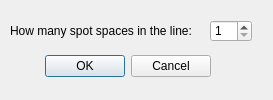
<?xml version="1.0" encoding="UTF-8"?>
<ui version="4.0">
 <class>spotscountDialog</class>
 <widget class="QDialog" name="spotscountDialog">
  <property name="geometry">
   <rect>
    <x>0</x>
    <y>0</y>
    <width>273</width>
    <height>100</height>
   </rect>
  </property>
  <property name="windowTitle">
   <string>Dialog</string>
  </property>
  <widget class="QDialogButtonBox" name="buttonBox">
   <property name="geometry">
    <rect>
     <x>30</x>
     <y>50</y>
     <width>181</width>
     <height>32</height>
    </rect>
   </property>
   <property name="layoutDirection">
    <enum>Qt::LeftToRight</enum>
   </property>
   <property name="autoFillBackground">
    <bool>false</bool>
   </property>
   <property name="orientation">
    <enum>Qt::Horizontal</enum>
   </property>
   <property name="standardButtons">
    <set>QDialogButtonBox::Cancel|QDialogButtonBox::Ok</set>
   </property>
  </widget>
  <widget class="QSpinBox" name="spinBox">
   <property name="geometry">
    <rect>
     <x>210</x>
     <y>20</y>
     <width>42</width>
     <height>22</height>
    </rect>
   </property>
   <property name="minimum">
    <number>1</number>
   </property>
   <property name="value">
    <number>1</number>
   </property>
  </widget>
  <widget class="QLabel" name="label">
   <property name="geometry">
    <rect>
     <x>10</x>
     <y>20</y>
     <width>201</width>
     <height>21</height>
    </rect>
   </property>
   <property name="text">
    <string>How many spot spaces in the line:</string>
   </property>
  </widget>
 </widget>
 <resources/>
 <connections>
  <connection>
   <sender>buttonBox</sender>
   <signal>accepted()</signal>
   <receiver>spotscountDialog</receiver>
   <slot>accept()</slot>
   <hints>
    <hint type="sourcelabel">
     <x>248</x>
     <y>254</y>
    </hint>
    <hint type="destinationlabel">
     <x>157</x>
     <y>274</y>
    </hint>
   </hints>
  </connection>
  <connection>
   <sender>buttonBox</sender>
   <signal>rejected()</signal>
   <receiver>spotscountDialog</receiver>
   <slot>reject()</slot>
   <hints>
    <hint type="sourcelabel">
     <x>316</x>
     <y>260</y>
    </hint>
    <hint type="destinationlabel">
     <x>286</x>
     <y>274</y>
    </hint>
   </hints>
  </connection>
 </connections>
</ui>
